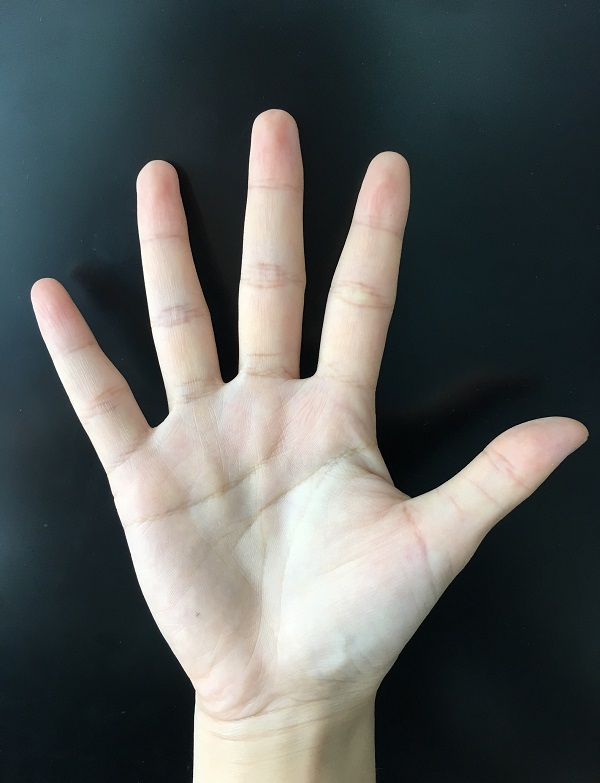
#> input picture chapter7/images/hand.png, 600 x 783 px
$ python ConvexHull.py
#> lines starting #> are read from the running program, lines starting #| are printed output that depends on the picture; after the words box and inside, x2 and y2 are one past the last pixel; in counts of white or black regions, pixels touching at a corner belong together
# -*- coding:utf-8 -*-
import cv2 as cv
import sys


if __name__ == '__main__':
    # 读取图像hand.png
    image = cv.imread('./images/hand.png')
#> image is the input picture: shape (783, 600, 3); mean B, G, R 89.9, 91.2, 87.3
    if image is None:
        print('Failed to read hand.png.')
        sys.exit()

    # 灰度化
    gray = cv.cvtColor(image, cv.COLOR_BGR2GRAY)
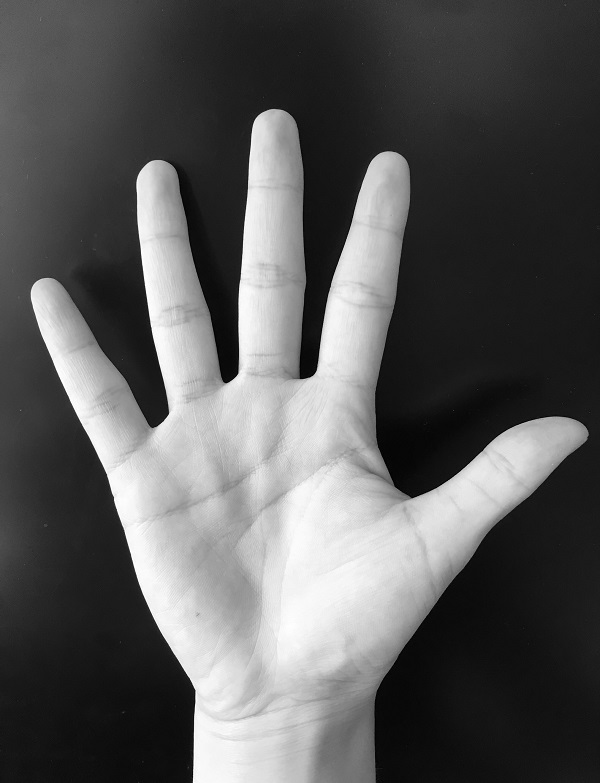
#> gray: shape (783, 600); min 0, max 255, mean 89.9

    # 二值化
    _, binary = cv.threshold(gray, 105, 255, cv.THRESH_BINARY)
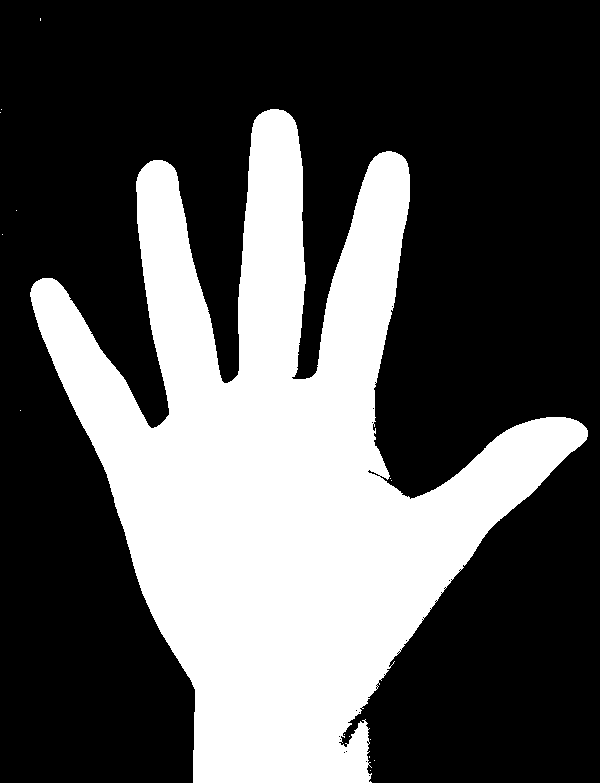
#> binary: shape (783, 600); 33.6% white; 15 white regions (14 under 20 px), largest, box (x1, y1, x2, y2) and area: (30, 109, 588, 783) 157966

    # 对图像进行开运算
    kernel = cv.getStructuringElement(cv.MORPH_RECT, (9, 9), (-1, -1))
    binary = cv.morphologyEx(binary, cv.MORPH_OPEN, kernel)
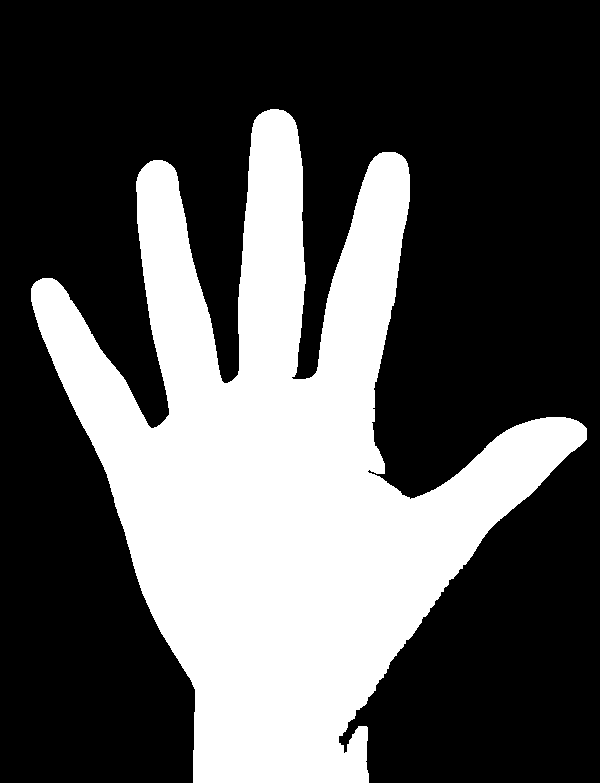
#> binary: shape (783, 600); 33.5% white; 1 white region
    cv.imshow('Open', binary)

    # 轮廓检测
    contours, hierarchy = cv.findContours(binary, mode=cv.RETR_TREE, method=cv.CHAIN_APPROX_SIMPLE)
#> contours = 1 contour; box (x1, y1, x2, y2) and area: (31, 109, 587, 783) 155986

    # 计算并绘制凸包
    for i in contours:
        # 计算
        hull = cv.convexHull(i)
        # 绘制边缘
        image = cv.drawContours(image, [hull], -1, (0, 0, 255), 2, 8)
        # 绘制顶点
        for j in hull:
            cv.circle(image, (j[0][0], j[0][1]), 4, (255, 0, 0), 2, 8, 0)
#> this loop made 1 pass
#> pass 1, `image = cv.drawContours(image, [hull], -1, (0, 0, 255), 2, 8)`:
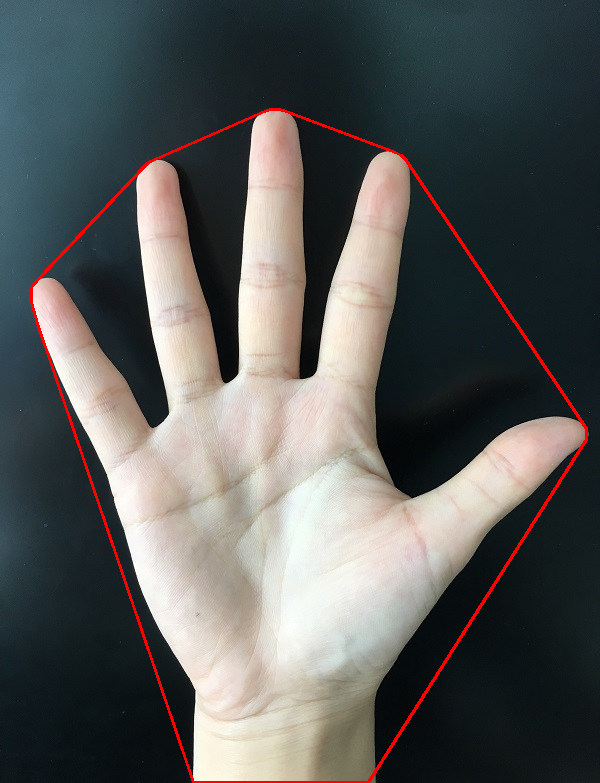
#> image: shape (783, 600, 3); 1.18% of pixels changed, all inside (x1, y1, x2, y2) = (30, 108, 588, 783)
#> after the loop:
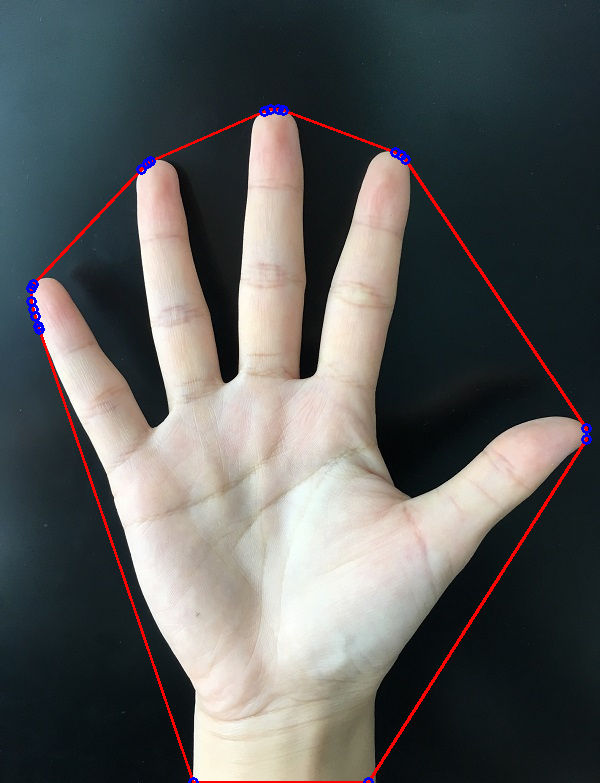
#> image: shape (783, 600, 3); 0.25% of pixels changed, all inside (x1, y1, x2, y2) = (26, 104, 592, 783)

    # 展示结果
    cv.imshow('ConvexHull', image)
    cv.waitKey(0)
    cv.destroyAllWindows()
